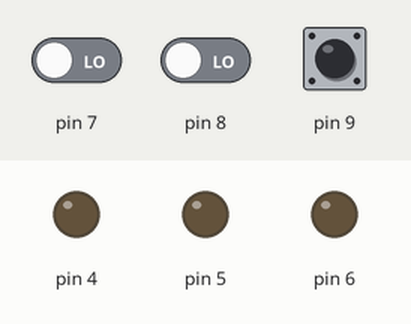
Simulated run of this sketch. Board: Arduino Uno, built with avr-gcc and run on an emulated ATmega328P. Parts: output pins drawn as LEDs (lit = HIGH). Dashed ring = blinking. Inputs (shaded band) come from the test bench; at power-on: pin 7 LOW, pin 8 LOW, pin 9 HIGH.

Above: at 1.2 s.
1.3 s: pin 7 driven HIGH
At 1.45 s:
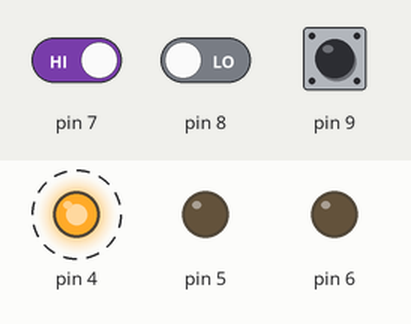
4.3 s: pin 8 driven HIGH
At 4.46 s:
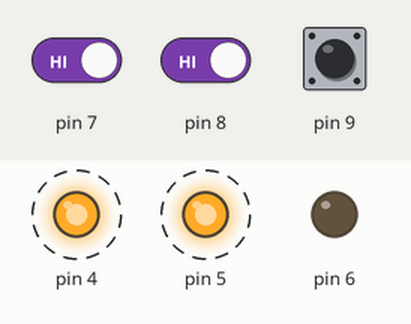
7.3 s: pin 9 pulled LOW for 0.15 s
At 7.47 s:
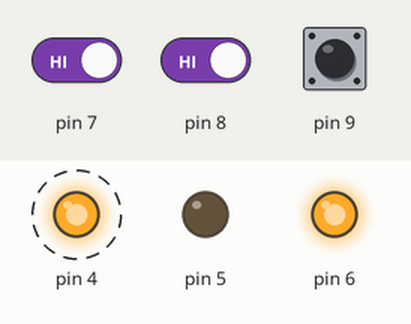
10.3 s: pin 9 pulled LOW for 3.2 s
At 11.08 s:
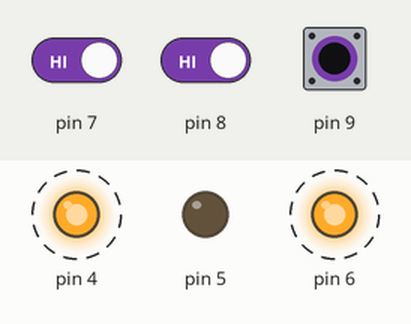
15.0 s: pin 7 driven LOW
At 17.5 s:
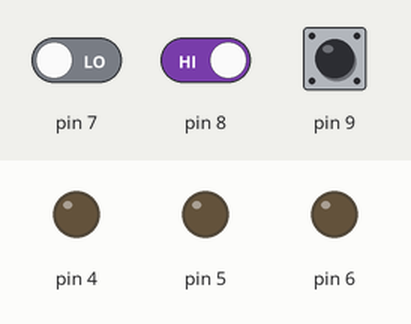
Timing chart, 0 to 18.8 s (numbered marks = the images above; inputs shaded):
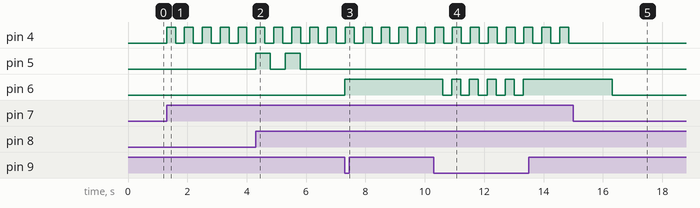

Measured:
- after the input at 1.3 s, pin 4: alternates HIGH for 0.30 s and LOW for 0.30 s, starting at once
- after the input at 4.3 s, pin 5: alternates HIGH for 0.50 s and LOW for 0.50 s, 4 changes in all, then stays LOW, starting at once
- after the input at 7.3 s, pin 6: LOW → HIGH at once
- after the input at 10.3 s, pin 6: alternates HIGH for 0.30 s and LOW for 0.30 s, 10 changes in all, then stays HIGH, starting after 0.30 s
- after the input at 15.0 s, pin 4: stops changing and stays LOW

The sketch:

1.ino
```cpp
bool state[10];
unsigned long time[10];
int cou=4;
void setup()
{
  //Serial.begin(9600);
  for(int i=4;i<=6;i++){
    pinMode(i, OUTPUT);
    digitalWrite(i,LOW);
  }
  for(int i=7;i<=8;i++)
    pinMode(i, INPUT);
  pinMode(9,INPUT_PULLUP);

}
void loop()
{
  //Serial.print(time[8]);Serial.print(" ");Serial.println(millis());

  for(int i=7;i<=9;i++)
    state[i]=digitalRead(i);
  //pin 4,7
  if(state[7]&&millis()-time[7]>300){
    time[7]=millis();
    digitalWrite(4,1-digitalRead(4));
  }
  else if(!state[7]){
    if(millis()-time[7]>=3000)
      digitalWrite(4,LOW);
  }
  //pin 6,9
  if(!state[9]&&millis()-time[9]>300){
    time[9]=millis();
    if(digitalRead(4)||digitalRead(6))
      digitalWrite(6,LOW);
    else
      digitalWrite(6,HIGH);
  }
  else if(state[9]){
    if(millis()-time[9]>=3000)
      digitalWrite(6,LOW);
  }
  //pin 5,8
  if(!state[8]&&millis()-time[8]>300){
    if(!digitalRead(4)&&!digitalRead(6)){
      cou=0;
    }
  }
  else if(state[8]){
    if(cou>=4)
      digitalWrite(5,LOW);
    else if((millis()-time[8])>500){
      cou++;
      time[8]=millis();
      digitalWrite(5,1-digitalRead(5));
    }
  }
}
```
